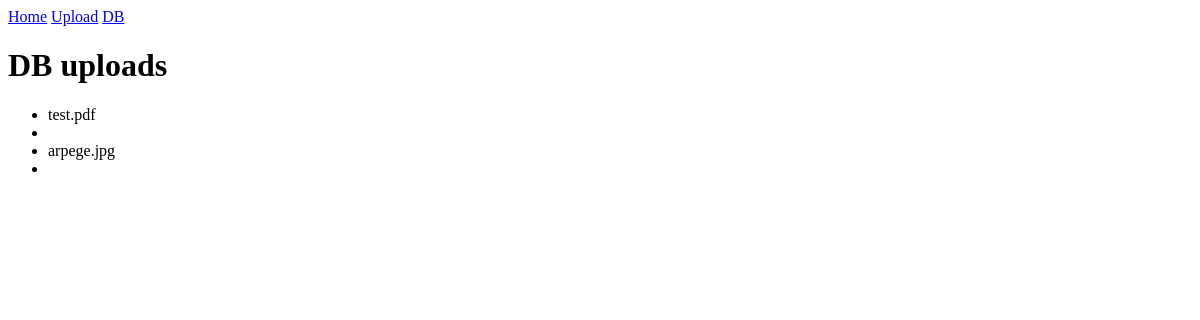
Page /upload_db on the earlier database version.
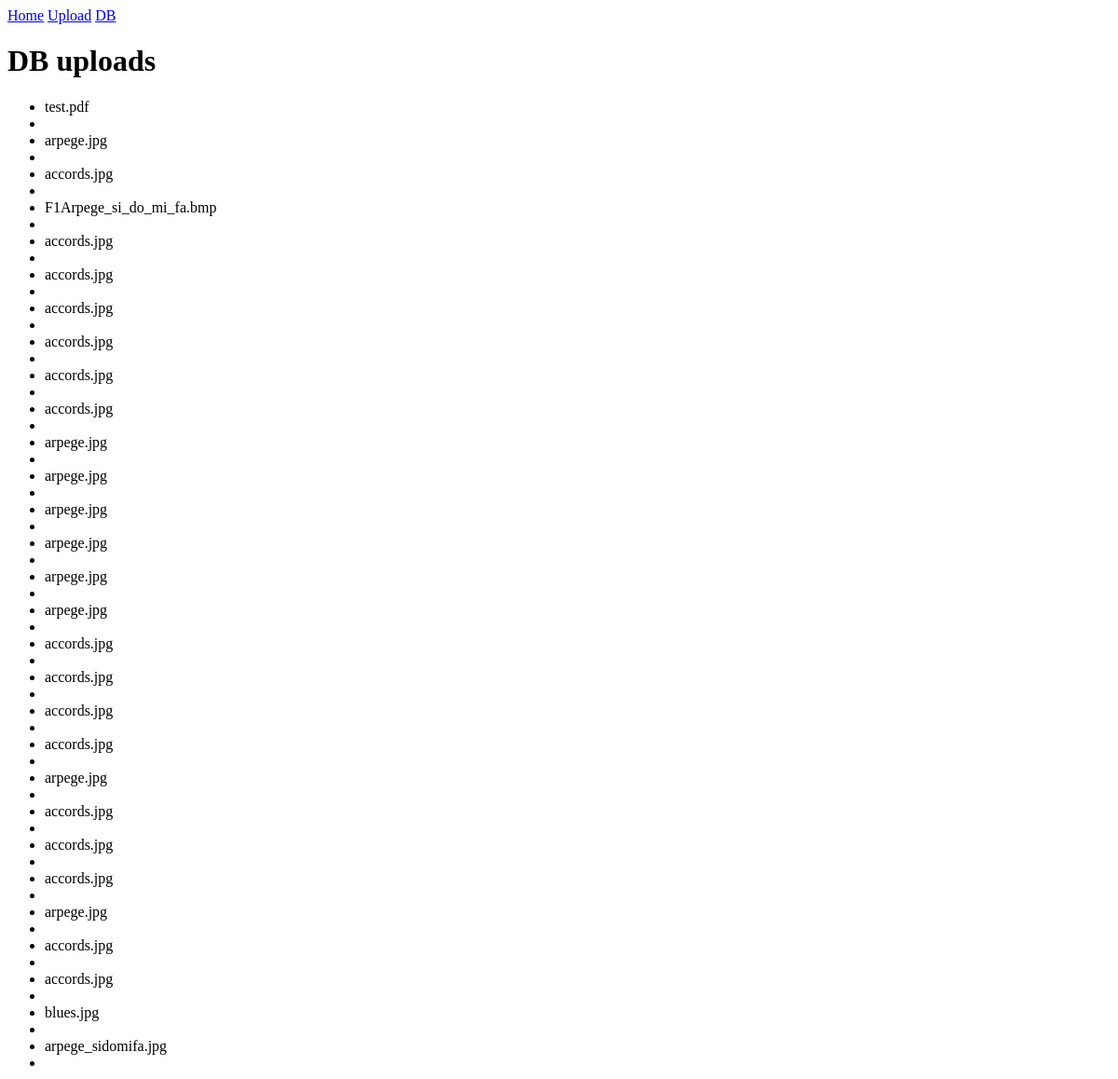
Same page on the later database version.
### app/models.py (models this page shows, shortened)
class Upload(db.Model):
    id = db.Column(db.Integer, primary_key=True)
    filename = db.Column(db.String(200), index=True)

### app/routes.py (the view)
@app.route('/upload_db')
def upload_db():
    uploads = Upload.query.all()
    return render_template('upload_db.html', uploads=uploads, os=os)

### app/templates/upload_db.html
{% extends "base.html" %}
{% block content %}
    <h1>DB uploads</h1>
    {% if uploads %}
    <p>
        <ul>
            {% for upload in uploads %}
            <li>{% if os.path.isfile('./app/static/uploads/'+upload.filename) %}(I){% endif %} {{ upload.filename }}</li>
            <li>{% if os.path.isfile('./app/static/uploads/'+upload.filename) %} <img src="./static/uploads/{{ upload.filename }}" height="100px"/> {% endif %}</li>
            {% endfor %}
        </ul>
    </p>
    {% endif %}
{% endblock %}

### app/templates/base.html (shortened to what this page needs)
<!DOCTYPE html>
<html lang="en">
<head>
</head>
<body>
    <nav>
        <a href="/">Home</a>
        <a href="/upload">Upload</a>
        <a href="/upload_db">DB</a>
    </nav>
    {% block content %}{% endblock %}
</body>
</html>

Differences in the rows shown:
added Upload: filename "accords.jpg"
added Upload: filename "F1Arpege_si_do_mi_fa.bmp"
added Upload: filename "accords.jpg"
added Upload: filename "accords.jpg"
added Upload: filename "accords.jpg"
added Upload: filename "accords.jpg"
added Upload: filename "accords.jpg"
added Upload: filename "accords.jpg"
added Upload: filename "arpege.jpg"
added Upload: filename "arpege.jpg"
added Upload: filename "arpege.jpg"
added Upload: filename "arpege.jpg"
added Upload: filename "arpege.jpg"
added Upload: filename "arpege.jpg"
added Upload: filename "accords.jpg"
added Upload: filename "accords.jpg"
added Upload: filename "accords.jpg"
added Upload: filename "accords.jpg"
added Upload: filename "arpege.jpg"
added Upload: filename "accords.jpg"
added Upload: filename "accords.jpg"
added Upload: filename "accords.jpg"
added Upload: filename "arpege.jpg"
added Upload: filename "accords.jpg"
added Upload: filename "accords.jpg"
added Upload: filename "blues.jpg"
added Upload: filename "arpege_sidomifa.jpg"
